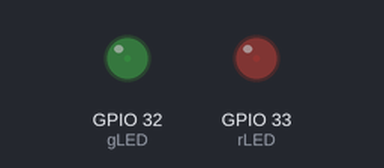
A program run on a simulated ESP32 board running MicroPython. Parts: output pins drawn as LEDs (lit = HIGH).

Above: at 0.05 s.
At 5.15 s:
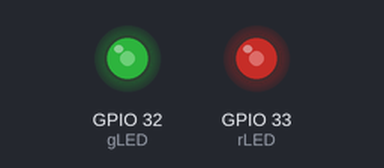
At 7.7 s:
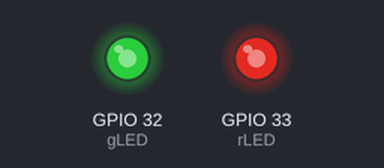
At 10.25 s:
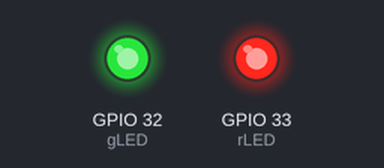
Timing chart, 0 to 13.3 s (numbered marks = the images above):
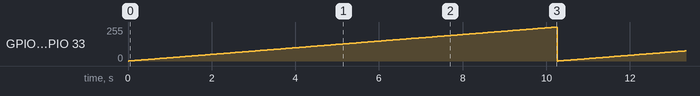

The program:

task1.py
```python
# task1: digital output to LED
# rLED - pin 33, gLED - pin 32

from machine import Pin, PWM
import time

rLED = PWM(Pin(33), freq = 1000)
gLED = PWM(Pin(32), freq = 1000)

while True:
    for i in range(0, 1023, 2):
        rLED.duty(i)
        gLED.duty(i)
        time.sleep_ms(20)
```

Measured:
- by itself, GPIO 32 (gLED), GPIO 33 (rLED): ramps from 0/255 to 255/255 and jumps back, once every 10.3 s
